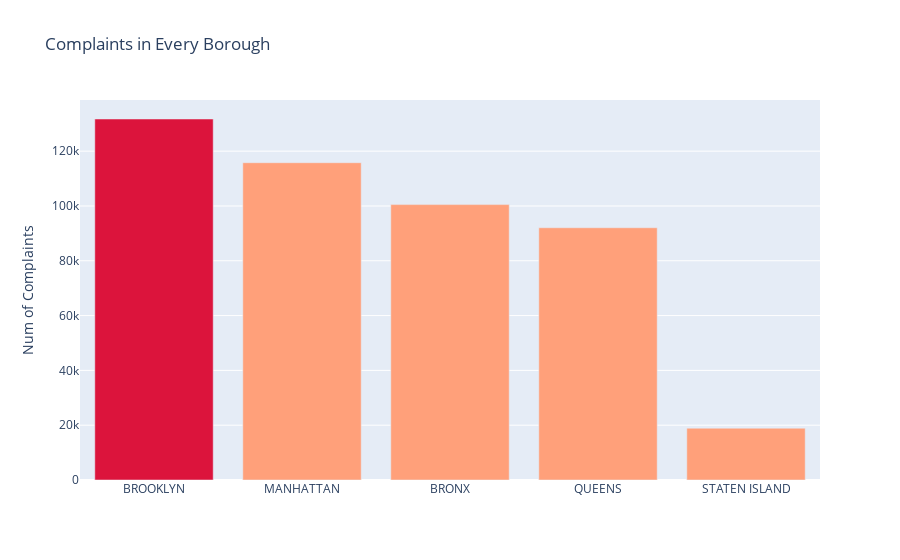

The code cell stored with this chart in its notebook:
### Markdown cell above
# Complaints in Every Borough

### Code cell
df['countvar']=1

dfboro = df.groupby('BORO_NM',as_index=False).count()
dfboro = dfboro.sort_values('countvar',ascending= False)[['BORO_NM','countvar']]
colors = ['lightsalmon',] * 5
colors[0] = 'crimson'
marker_color=colors
t1 = go.Bar(x=dfboro.BORO_NM.values,y=dfboro.countvar.values,marker_color=colors)
layout = go.Layout(dict(title= "Complaints in Every Borough",yaxis=dict(title="Num of Complaints")))
data = [t1]
fig =go.Figure(data,layout)
iplot(fig)

### Figure 1 — Plotly figure (JSON) as saved in the notebook; plotly's stock layout.template omitted (floating-point values rounded to 4 significant figures)
{"data": [{"marker": {"color": ["crimson", "lightsalmon", "lightsalmon", "lightsalmon", "lightsalmon"]}, "type": "bar", "x": ["BROOKLYN", "MANHATTAN", "BRONX", "QUEENS", "STATEN ISLAND"], "y": [131736, 115787, 100490, 92047, 18903]}], "layout": {"title": {"text": "Complaints in Every Borough"}, "yaxis": {"title": {"text": "Num of Complaints"}}}}
